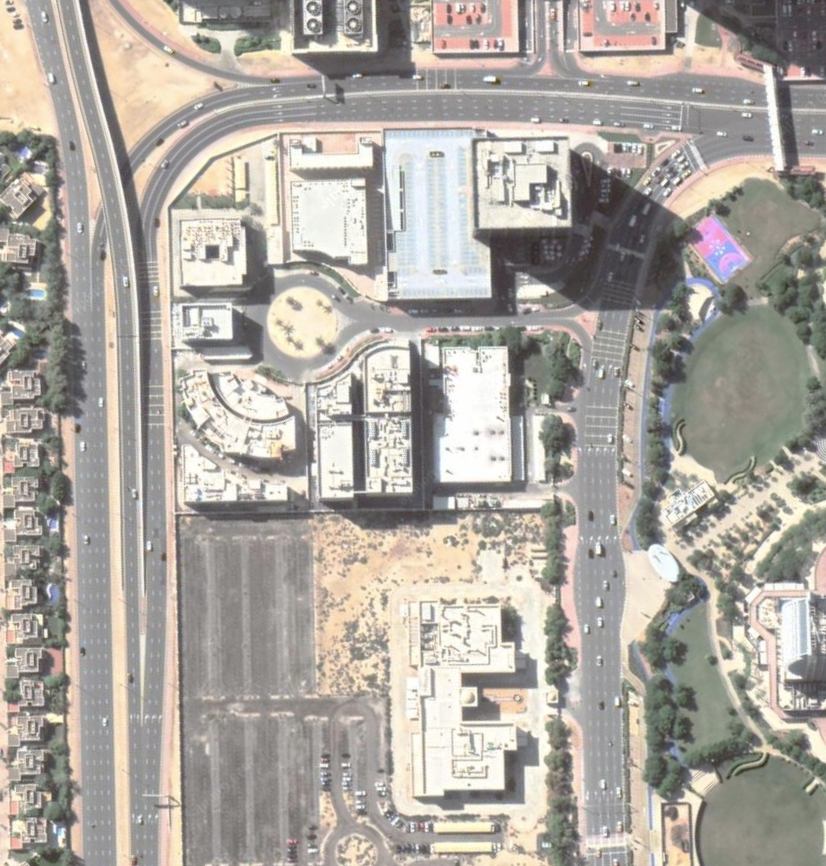
#> input picture src/Data/CVUSA/dubai/big_map3.png, 826 x 866 px
$ python generate_patches.py
#> lines starting #> are read from the running program, lines starting #| are printed output that depends on the picture
import cv2

PATCHES_PER_DIM = 2
PATCH_DIM = 600
STRIDE = 100

map_h = 900*PATCHES_PER_DIM
map_w = 900*PATCHES_PER_DIM
path_prefix = 'sat/'

map_sat = cv2.imread('big_map3.png')
#> map_sat is the input picture: shape (866, 826, 3); mean B, G, R 159.6, 166.8, 172.2
h , w , _ = map_sat.shape
#> h = 866; w = 826
map_resized = cv2.resize(map_sat, (map_w,map_h), interpolation=cv2.INTER_AREA)
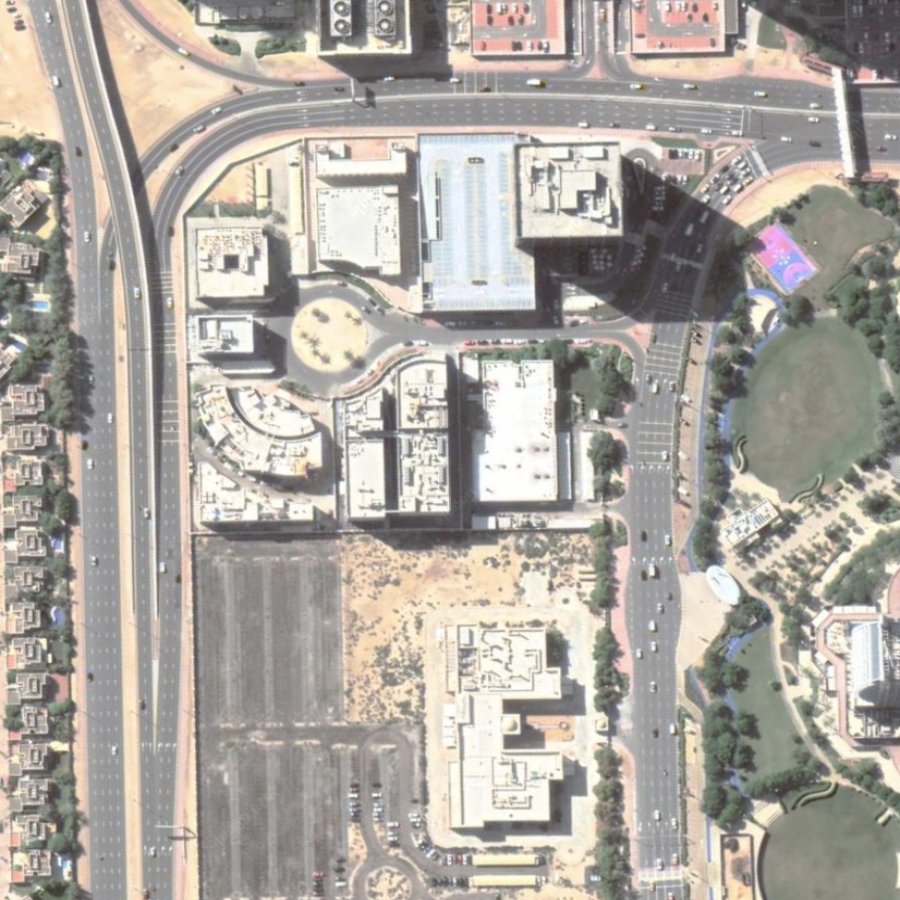
#> map_resized: shape (1800, 1800, 3) (shown at 1/2 size); mean B, G, R 159.5, 166.8, 172.2
k = 0
j = 0
while(j*STRIDE + PATCH_DIM < map_h):
    i = 0
    while(i*STRIDE + PATCH_DIM < map_w):
        im = map_resized[j*STRIDE:j*STRIDE + PATCH_DIM -1, i*STRIDE:i*STRIDE + PATCH_DIM -1]
        cv2.imwrite(path_prefix + str(k) + '.jpg', im)
        k += 1
        i +=1
    j += 1
#> this loop made 12 passes
#> pass 1, `cv2.imwrite(path_prefix + str(k) + '.jpg', im)`:
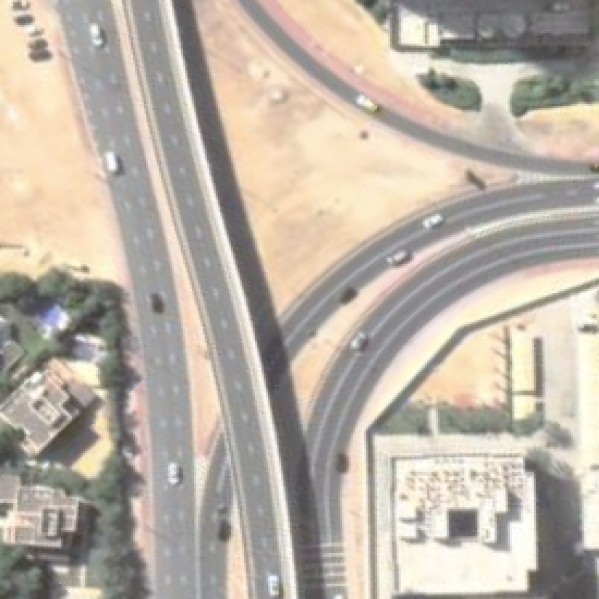
#> saved as 0.jpg: shape (599, 599, 3); mean B, G, R 165.7, 177.5, 186.9
#> pass 1, `cv2.imwrite(path_prefix + str(k) + '.jpg', im)`:
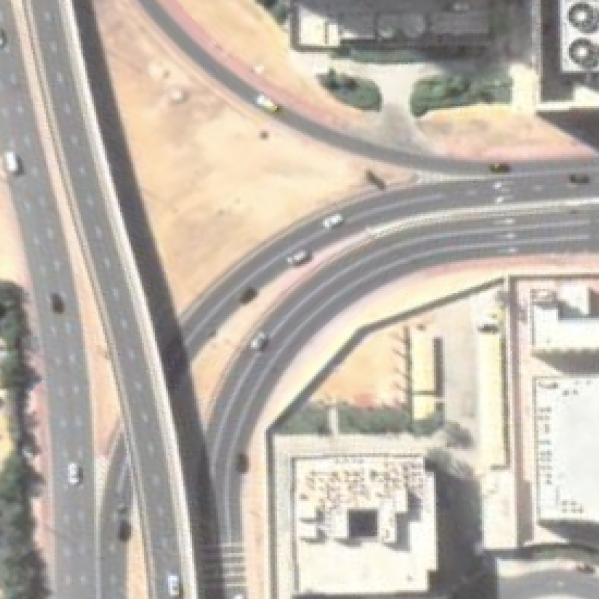
#> saved as 1.jpg: shape (599, 599, 3); mean B, G, R 169.2, 179.5, 187.9
#> pass 1, `cv2.imwrite(path_prefix + str(k) + '.jpg', im)`:
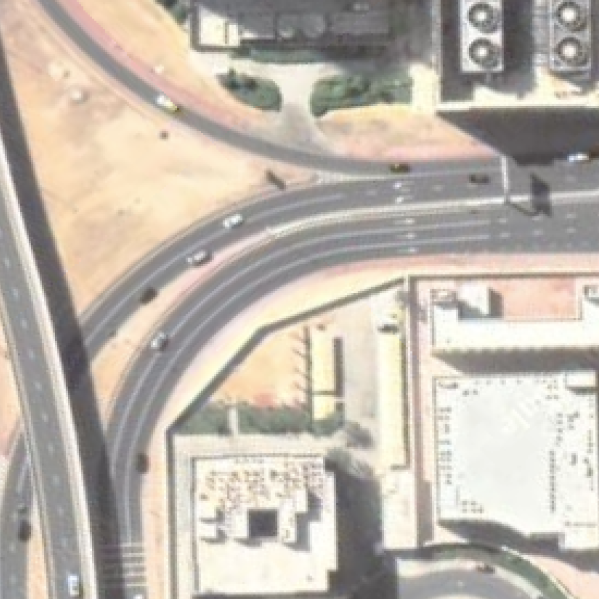
#> saved as 2.jpg: shape (599, 599, 3); mean B, G, R 172.1, 182.4, 190.6
#> pass 1, `cv2.imwrite(path_prefix + str(k) + '.jpg', im)`:
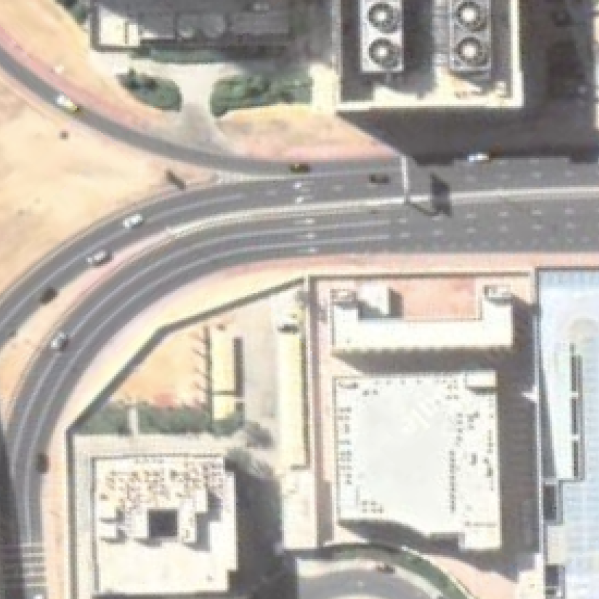
#> saved as 3.jpg: shape (599, 599, 3); mean B, G, R 171.7, 180.2, 186.3
#> after the loop, j = 12; k = 144

$ run again, with src/Data/CVUSA/dubai/big_map2.png copied over src/Data/CVUSA/dubai/big_map3.png
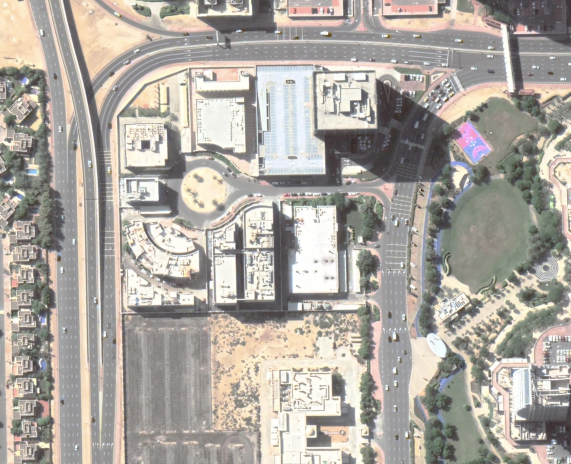
#> input picture src/Data/CVUSA/dubai/big_map2.png, 1142 x 928 px (shown at 1/2 size)
#> map_sat is the input picture: shape (928, 1142, 3); mean B, G, R 160.6, 167.7, 173
#> the loop `while(j*STRIDE + PATCH_DIM < map_h):` made 12 passes
#> pass 1, `cv2.imwrite(path_prefix + str(k) + '.jpg', im)`:
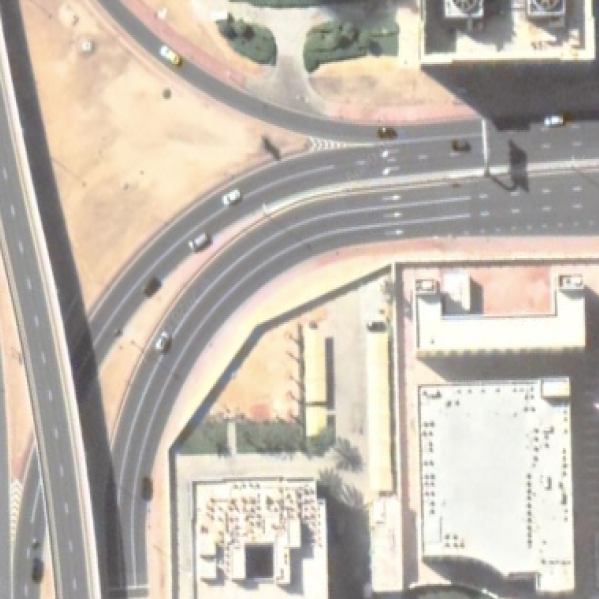
#> saved as 2.jpg: shape (599, 599, 3); mean B, G, R 173.9, 184.3, 192.8
#> pass 1, `cv2.imwrite(path_prefix + str(k) + '.jpg', im)`:
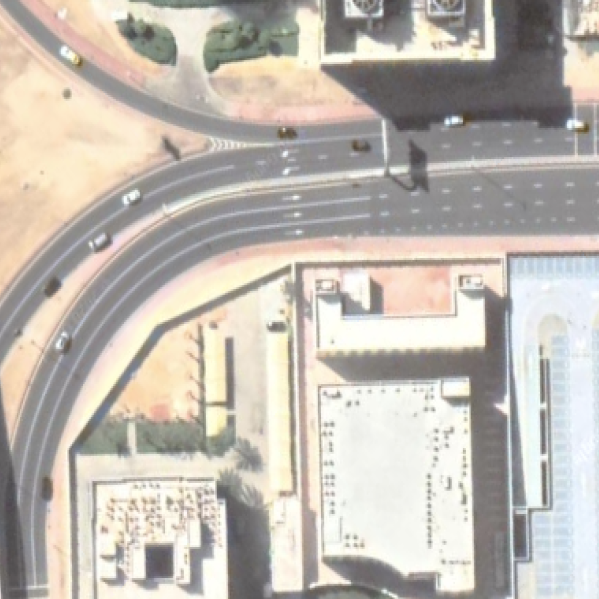
#> saved as 3.jpg: shape (599, 599, 3); mean B, G, R 177.8, 186, 192.4
#> after the loop `while(j*STRIDE + PATCH_DIM < map_h):`: j = 12; k = 144

$ run again, with src/Data/CVUSA/dubai/big_map.png copied over src/Data/CVUSA/dubai/big_map3.png
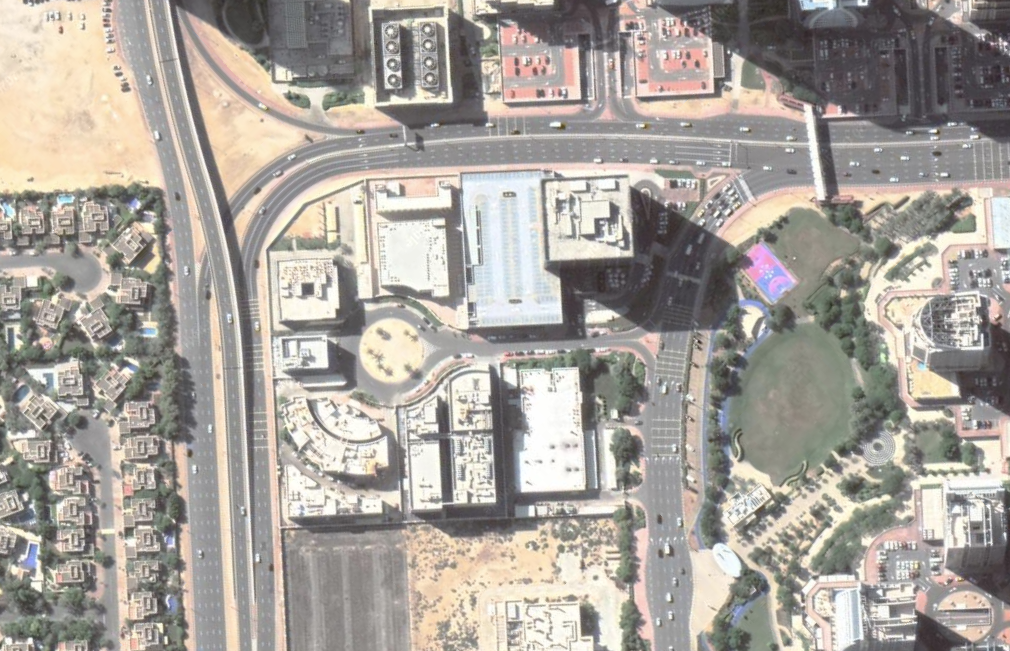
#> input picture src/Data/CVUSA/dubai/big_map.png, 1010 x 651 px
#> map_sat is the input picture: shape (651, 1010, 3); mean B, G, R 155.1, 161.9, 167.5
#> the loop `while(j*STRIDE + PATCH_DIM < map_h):` made 12 passes
#> pass 1, `cv2.imwrite(path_prefix + str(k) + '.jpg', im)`:
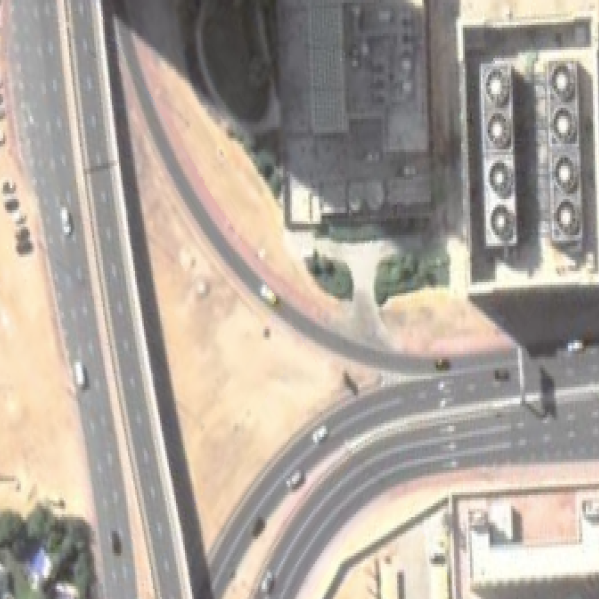
#> saved as 2.jpg: shape (599, 599, 3); mean B, G, R 156.2, 165.6, 174.6
#> pass 1, `cv2.imwrite(path_prefix + str(k) + '.jpg', im)`:
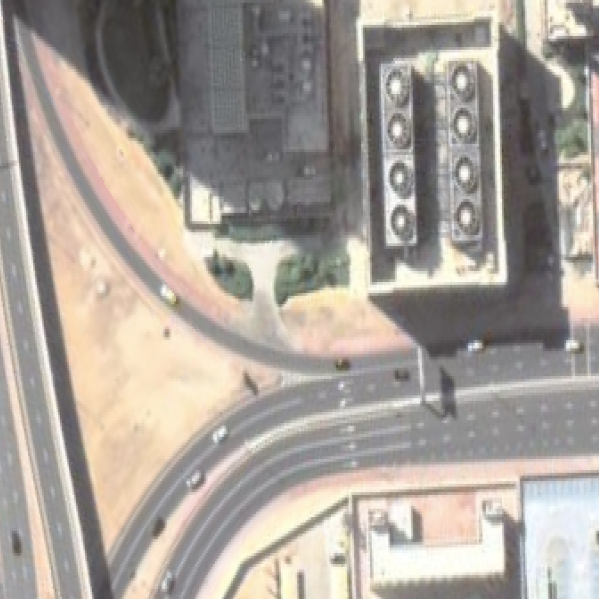
#> saved as 3.jpg: shape (599, 599, 3); mean B, G, R 153.2, 160.9, 168.6
#> after the loop `while(j*STRIDE + PATCH_DIM < map_h):`: j = 12; k = 144

$ run again, with src/Data/CVUSA/dubai/map.png copied over src/Data/CVUSA/dubai/big_map3.png
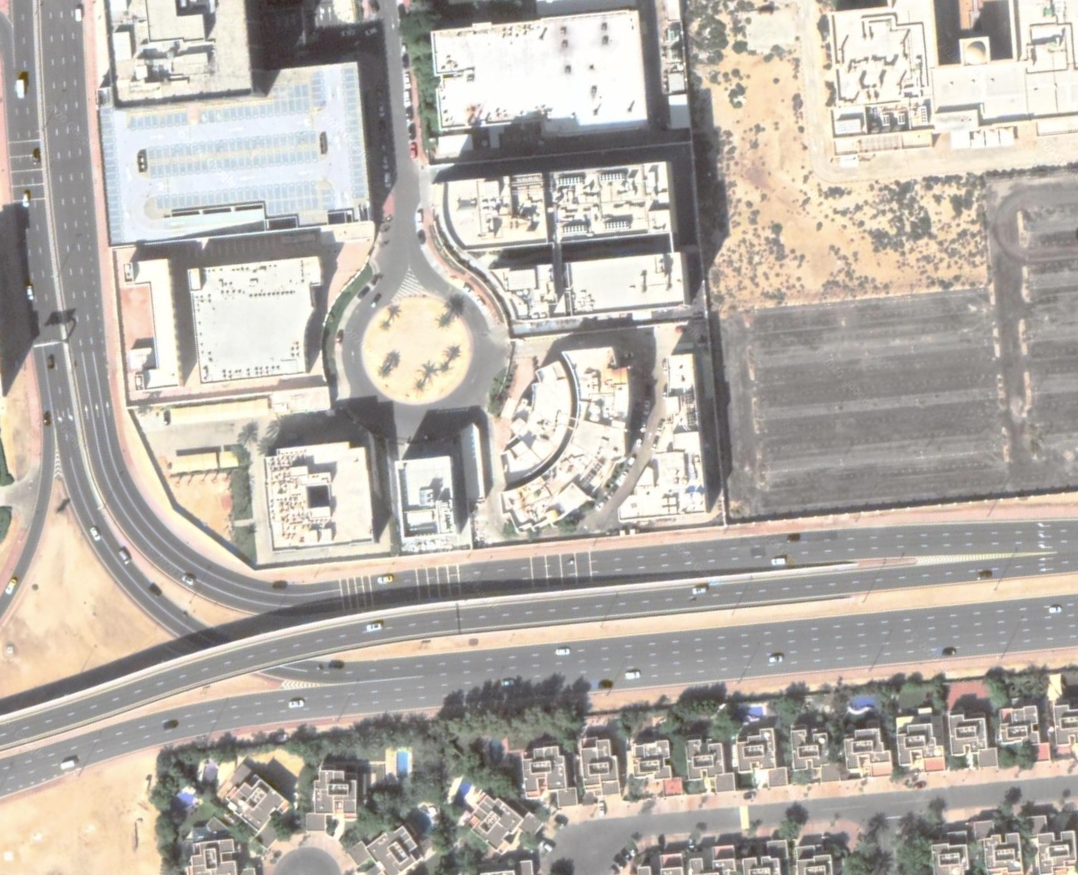
#> input picture src/Data/CVUSA/dubai/map.png, 1078 x 875 px
#> map_sat is the input picture: shape (875, 1078, 3); mean B, G, R 168.1, 175.5, 181.7
#> the loop `while(j*STRIDE + PATCH_DIM < map_h):` made 12 passes
#> pass 1, `cv2.imwrite(path_prefix + str(k) + '.jpg', im)`:
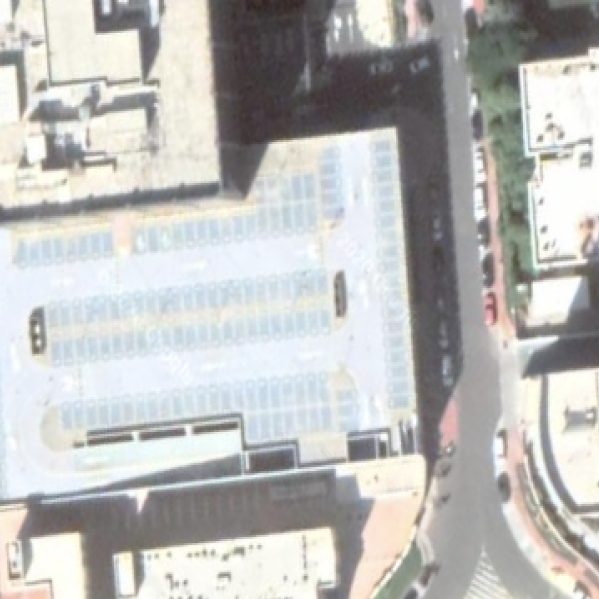
#> saved as 2.jpg: shape (599, 599, 3); mean B, G, R 185.8, 187.7, 187.7
#> pass 1, `cv2.imwrite(path_prefix + str(k) + '.jpg', im)`:
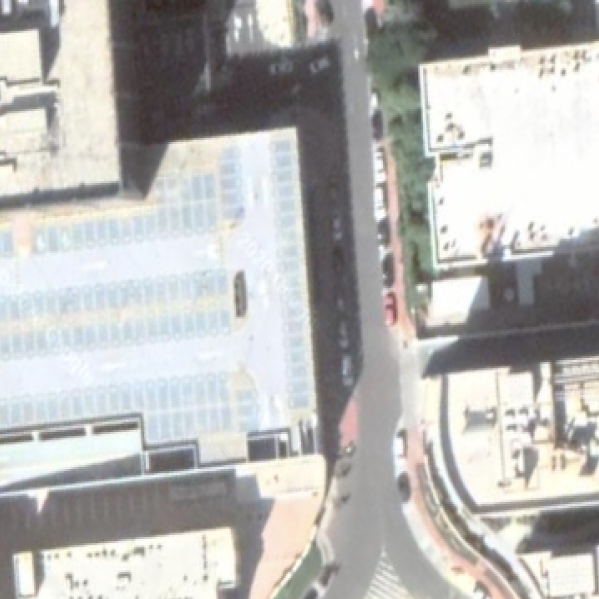
#> saved as 3.jpg: shape (599, 599, 3); mean B, G, R 180.4, 182.5, 183
#> after the loop `while(j*STRIDE + PATCH_DIM < map_h):`: j = 12; k = 144
